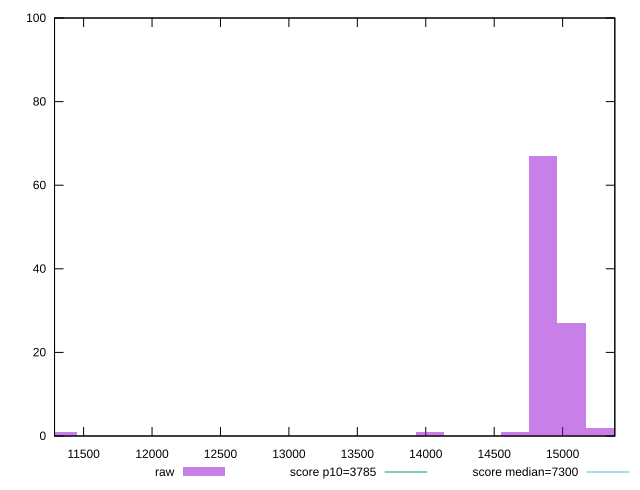

Write the gnuplot code that produced this figure.
reset

$raw <<EOF
15476.804822129556 1
14857.732629244372 67
15064.090026872767 27
14032.303038730797 1
15270.44742450116 2
14651.375231615979 1
11349.656869561673 1
EOF

set key outside below
set boxwidth 206.35739762839407
set xrange [11287.496:15381.44]
set yrange [0:100]
set trange [0:100]
set style fill transparent solid 0.5 noborder

set parametric
set terminal svg size 640, 490 enhanced background rgb 'white'
set output "reports/report_00030_2021-02-24T20-42-31.540Z/interactive/samples/astro/raw/histogram.svg"

plot $raw title "raw" with boxes, \
     3785,t title "score p10=3785", \
     7300,t title "score median=7300"

reset
